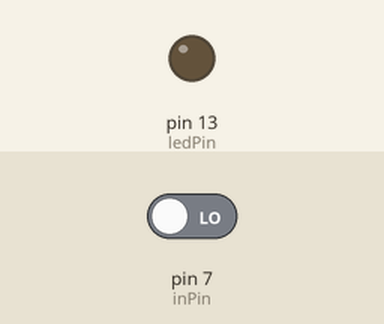
Recording of a sketch running on a simulated Arduino Uno, built with avr-gcc and run on an emulated ATmega328P. On the bench: output pins drawn as LEDs (lit = HIGH). Inputs (shaded band) come from the test bench; at power-on: pin 7 (inPin) LOW.

Above: at 1.2 s.
1.3 s: pin 7 (inPin) driven HIGH
At 1.7 s:
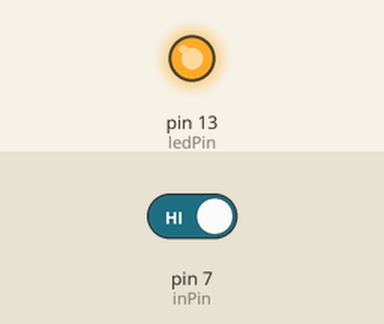
2.8 s: pin 7 (inPin) driven LOW
At 4.1 s:
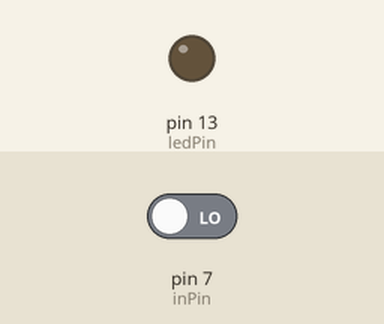
Timing chart, 0 to 5.8 s (numbered marks = the images above; inputs shaded):
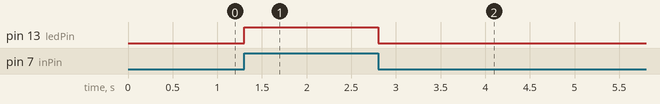

Measured:
- after the input at 1.3 s, pin 13 (ledPin): LOW → HIGH at once
- after the input at 2.8 s, pin 13 (ledPin): HIGH → LOW at once

The sketch:

digitalInput.ino
```cpp
/* digital input */

int ledPin = 13;
int inPin = 7;
int val = 0;

void setup() {
    pinMode(ledPin, OUTPUT);
    pinMode(inPin, INPUT);
}

void loop(){
    val = digitalRead(inPin);
    if (val == 1){
        digitalWrite(ledPin, HIGH);
    } else {
        digitalWrite(ledPin, LOW);
    }
}
```
